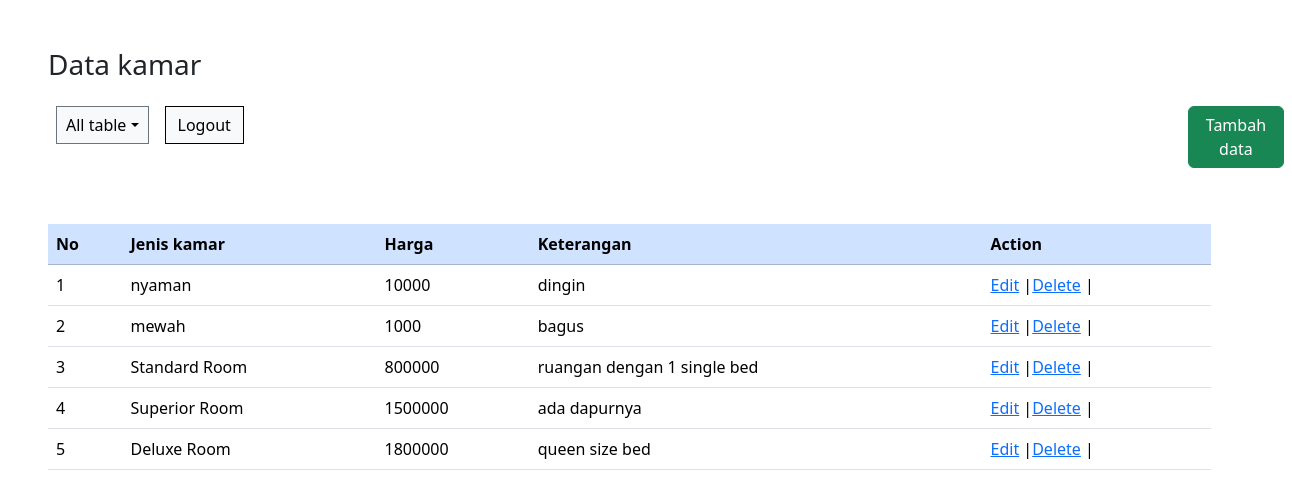
The page /kamar_read.php on the database its author committed.
### tables this page shows
CREATE TABLE `tbl_jenis_kamar` (
  `id_kamar` int(11) NOT NULL,
  `jenis_kamar` varchar(50) NOT NULL,
  `harga` int(11) NOT NULL,
  `keterangan` text NOT NULL
);

### kamar_read.php (the view, shortened to what this page needs)
<!DOCTYPE html>
<html lang="en">
<head>
    <link href="https://cdn.jsdelivr.net/npm/bootstrap@5.3.3/dist/css/bootstrap.min.css" rel="stylesheet">
</head>
<body>
    <?php
        include("config.php");
    ?>
    <h3 class="mt-5 ms-5">Data kamar</h3>
    <div class="d-flex flex-row ms-n2">
  <div class="p-2">
  <div class="dropdown">
  <button class="btn btn-light border border-secondary dropdown-toggle dropdown-toggle-split rounded-0 ms-5 mt-2" type="button" data-bs-toggle="dropdown" aria-expanded="false">
    All table
  </button>
</div>
  </div>
  <div class="p-2">
    <a class="btn btn-light border border-black rounded-0 mt-2 ms-n3" href="logout.php" role="button" style="width: 100%;">Logout</a>
</div>
<div class="tambah-data">
    <div class="p-2 ms-5">
        <a class="btn btn-success mt-2 ms-n3" href="kamar_create.php" role="button">Tambah data</a>
    </div>
</div>
</div>
    <br><br>
    <table class="table ms-5" style="width: 90%">
  <thead>
    <tr class="table-primary">
      <th scope="col">No</th>
      <th scope="col">Jenis kamar</th>
      <th scope="col">Harga</th>
      <th scope="col">Keterangan</th>
      <th scope="col">Action</th>
    </tr>
  </thead>
  <tbody>
  <?php
  $no = 1;
            $sql = "SELECT * FROM tbl_jenis_kamar";
            $query = mysqli_query($db, $sql);
            while($data = mysqli_fetch_array($query)){
                echo "<tr>";
                echo "<td>".$no++."</td>";
                echo "<td>".$data['jenis_kamar']."</td>";
                echo "<td>".$data['harga']."</td>";
                echo "<td>".$data['keterangan']."</td>";
                echo "<td>";
                echo "<a href='kamar_update.php?id=".$data['id_kamar']."'>Edit</a> |";
                echo "<a href='kamar_delete.php?id=".$data['id_kamar']."'>Delete</a> |";
                echo "</td>";
                echo "</tr>";
            }
        ?>
  </tbody>
</table>
</body>
</html>

### kamar_read.php (style rules this page uses)
.tambah-data { margin-left: 55em; }

### rows shown on the page
tbl_jenis_kamar: jenis_kamar "nyaman", harga "10000", keterangan "dingin"
tbl_jenis_kamar: jenis_kamar "mewah", harga "1000", keterangan "bagus"
tbl_jenis_kamar: jenis_kamar "Standard Room", harga "800000", keterangan "ruangan dengan 1 single bed"
tbl_jenis_kamar: jenis_kamar "Superior Room", harga "1500000", keterangan "ada dapurnya"
tbl_jenis_kamar: jenis_kamar "Deluxe Room", harga "1800000", keterangan "queen size bed"
